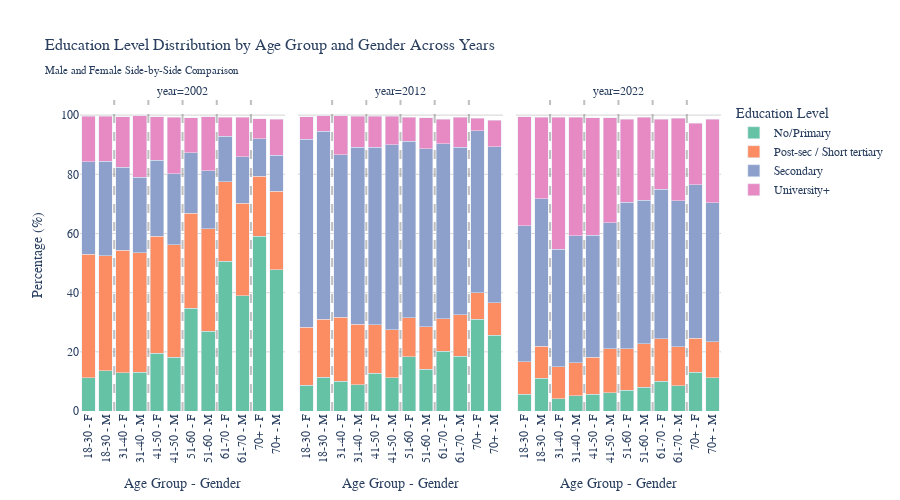

The code cell stored with this chart in its notebook:
### Code cell
df_combined['age_group'] = pd.cut(df_combined['age'], 
                                   bins=[18, 30, 40, 50, 60, 70, 100],
                                   labels=['18-30', '31-40', '41-50', '51-60', '61-70', '70+'])

edu_by_age_gender = df_combined.groupby(['year', 'age_group', 'sex', 'educ_4_label']).size().reset_index(name='count')
edu_by_age_gender_total = df_combined.groupby(['year', 'age_group', 'sex']).size().reset_index(name='total')
edu_by_age_gender = edu_by_age_gender.merge(edu_by_age_gender_total, on=['year', 'age_group', 'sex'])
edu_by_age_gender['percentage'] = edu_by_age_gender['count'] / edu_by_age_gender['total'] * 100

edu_by_age_gender['age_gender'] = edu_by_age_gender['age_group'].astype(str) + ' - ' + edu_by_age_gender['sex'].str[0]

fig_edu_age = px.bar(edu_by_age_gender,
                     x='age_gender',
                     y='percentage',
                     color='educ_4_label',
                     facet_col='year',
                     barmode='stack',
                     title='Education Level Distribution by Age Group and Gender Across Years<br><sub>Male and Female Side-by-Side Comparison</sub>',
                     labels={'percentage': 'Percentage (%)',
                             'age_gender': 'Age Group - Gender',
                             'educ_4_label': 'Education Level'},
                     color_discrete_sequence=px.colors.qualitative.Set2,
                     height=500)

fig_edu_age.update_layout(
    font=dict(size=12, family='Arial'),
    title_font_size=16,
    plot_bgcolor='white',
    paper_bgcolor='white',
    legend_title_text='Education Level'
)

age_groups_list = ['18-30', '31-40', '41-50', '51-60', '61-70', '70+']
for i in range(len(age_groups_list) - 1):
    fig_edu_age.add_vline(x=i * 2 + 1.5, line_width=2, line_dash="dash", line_color="gray", opacity=0.5)

fig_edu_age.update_xaxes(showgrid=False, tickangle=-90)
fig_edu_age.update_yaxes(showgrid=True, gridwidth=1, gridcolor='lightgray')

fig_edu_age.show()

### Figure 1 — Plotly figure (JSON) as saved in the notebook; plotly's stock layout.template omitted (floating-point values rounded to 4 significant figures)
{"data": [{"hovertemplate": "Education Level=No/Primary<br>year=2002<br>Age Group - Gender=%{x}<br>Percentage (%)=%{y}<extra></extra>", "legendgroup": "No/Primary", "marker": {"color": "rgb(102,194,165)", "pattern": {"shape": ""}}, "name": "No/Primary", "orientation": "v", "showlegend": true, "textposition": "auto", "type": "bar", "x": ["18-30 - F", "18-30 - M", "31-40 - F", "31-40 - M", "41-50 - F", "41-50 - M", "51-60 - F", "51-60 - M", "61-70 - F", "61-70 - M", "70+ - F", "70+ - M"], "xaxis": "x", "y": [11.27, 13.53, 12.96, 13.03, 19.6, 18.15, 34.75, 26.94, 50.54, 38.99, 59.08, 47.66], "yaxis": "y"}, {"hovertemplate": "Education Level=No/Primary<br>year=2012<br>Age Group - Gender=%{x}<br>Percentage (%)=%{y}<extra></extra>", "legendgroup": "No/Primary", "marker": {"color": "rgb(102,194,165)", "pattern": {"shape": ""}}, "name": "No/Primary", "orientation": "v", "showlegend": false, "textposition": "auto", "type": "bar", "x": ["18-30 - F", "18-30 - M", "31-40 - F", "31-40 - M", "41-50 - F", "41-50 - M", "51-60 - F", "51-60 - M", "61-70 - F", "61-70 - M", "70+ - F", "70+ - M"], "xaxis": "x2", "y": [8.65, 11.41, 10.03, 8.887, 12.78, 11.32, 18.37, 14.09, 20.2, 18.44, 30.95, 25.57], "yaxis": "y2"}, {"hovertemplate": "Education Level=No/Primary<br>year=2022<br>Age Group - Gender=%{x}<br>Percentage (%)=%{y}<extra></extra>", "legendgroup": "No/Primary", "marker": {"color": "rgb(102,194,165)", "pattern": {"shape": ""}}, "name": "No/Primary", "orientation": "v", "showlegend": false, "textposition": "auto", "type": "bar", "x": ["18-30 - F", "18-30 - M", "31-40 - F", "31-40 - M", "41-50 - F", "41-50 - M", "51-60 - F", "51-60 - M", "61-70 - F", "61-70 - M", "70+ - F", "70+ - M"], "xaxis": "x3", "y": [5.689, 11.03, 4.162, 5.09, 5.693, 6.193, 6.992, 8.076, 10.0, 8.558, 13.1, 11.16], "yaxis": "y3"}, {"hovertemplate": "Education Level=Post-sec / Short tertiary<br>year=2002<br>Age Group - Gender=%{x}<br>Percentage (%)=%{y}<extra></extra>", "legendgroup": "Post-sec / Short tertiary", "marker": {"color": "rgb(252,141,98)", "pattern": {"shape": ""}}, "name": "Post-sec / Short tertiary", "orientation": "v", "showlegend": true, "textposition": "auto", "type": "bar", "x": ["18-30 - F", "18-30 - M", "31-40 - F", "31-40 - M", "41-50 - F", "41-50 - M", "51-60 - F", "51-60 - M", "61-70 - F", "61-70 - M", "70+ - F", "70+ - M"], "xaxis": "x", "y": [41.69, 38.97, 41.4, 40.49, 39.44, 37.99, 32.16, 34.61, 26.93, 31.3, 20.2, 26.58], "yaxis": "y"}, {"hovertemplate": "Education Level=Post-sec / Short tertiary<br>year=2012<br>Age Group - Gender=%{x}<br>Percentage (%)=%{y}<extra></extra>", "legendgroup": "Post-sec / Short tertiary", "marker": {"color": "rgb(252,141,98)", "pattern": {"shape": ""}}, "name": "Post-sec / Short tertiary", "orientation": "v", "showlegend": false, "textposition": "auto", "type": "bar", "x": ["18-30 - F", "18-30 - M", "31-40 - F", "31-40 - M", "41-50 - F", "41-50 - M", "51-60 - F", "51-60 - M", "61-70 - F", "61-70 - M", "70+ - F", "70+ - M"], "xaxis": "x2", "y": [19.62, 19.63, 21.6, 20.36, 16.4, 16.16, 13.19, 14.46, 10.98, 14.1, 9.073, 11.08], "yaxis": "y2"}, {"hovertemplate": "Education Level=Post-sec / Short tertiary<br>year=2022<br>Age Group - Gender=%{x}<br>Percentage (%)=%{y}<extra></extra>", "legendgroup": "Post-sec / Short tertiary", "marker": {"color": "rgb(252,141,98)", "pattern": {"shape": ""}}, "name": "Post-sec / Short tertiary", "orientation": "v", "showlegend": false, "textposition": "auto", "type": "bar", "x": ["18-30 - F", "18-30 - M", "31-40 - F", "31-40 - M", "41-50 - F", "41-50 - M", "51-60 - F", "51-60 - M", "61-70 - F", "61-70 - M", "70+ - F", "70+ - M"], "xaxis": "x3", "y": [10.93, 10.78, 10.77, 11.18, 12.56, 14.81, 14.07, 14.59, 14.34, 13.12, 11.56, 12.28], "yaxis": "y3"}, {"hovertemplate": "Education Level=Secondary<br>year=2002<br>Age Group - Gender=%{x}<br>Percentage (%)=%{y}<extra></extra>", "legendgroup": "Secondary", "marker": {"color": "rgb(141,160,203)", "pattern": {"shape": ""}}, "name": "Secondary", "orientation": "v", "showlegend": true, "textposition": "auto", "type": "bar", "x": ["18-30 - F", "18-30 - M", "31-40 - F", "31-40 - M", "41-50 - F", "41-50 - M", "51-60 - F", "51-60 - M", "61-70 - F", "61-70 - M", "70+ - F", "70+ - M"], "xaxis": "x", "y": [31.34, 31.95, 27.98, 25.54, 25.7, 24.07, 20.39, 19.72, 15.41, 15.56, 12.73, 12.25], "yaxis": "y"}, {"hovertemplate": "Education Level=Secondary<br>year=2012<br>Age Group - Gender=%{x}<br>Percentage (%)=%{y}<extra></extra>", "legendgroup": "Secondary", "marker": {"color": "rgb(141,160,203)", "pattern": {"shape": ""}}, "name": "Secondary", "orientation": "v", "showlegend": false, "textposition": "auto", "type": "bar", "x": ["18-30 - F", "18-30 - M", "31-40 - F", "31-40 - M", "41-50 - F", "41-50 - M", "51-60 - F", "51-60 - M", "61-70 - F", "61-70 - M", "70+ - F", "70+ - M"], "xaxis": "x2", "y": [63.5, 63.44, 55.01, 59.88, 59.91, 62.59, 59.63, 60.03, 59.22, 56.58, 54.74, 52.68], "yaxis": "y2"}, {"hovertemplate": "Education Level=Secondary<br>year=2022<br>Age Group - Gender=%{x}<br>Percentage (%)=%{y}<extra></extra>", "legendgroup": "Secondary", "marker": {"color": "rgb(141,160,203)", "pattern": {"shape": ""}}, "name": "Secondary", "orientation": "v", "showlegend": false, "textposition": "auto", "type": "bar", "x": ["18-30 - F", "18-30 - M", "31-40 - F", "31-40 - M", "41-50 - F", "41-50 - M", "51-60 - F", "51-60 - M", "61-70 - F", "61-70 - M", "70+ - F", "70+ - M"], "xaxis": "x3", "y": [45.96, 50.0, 39.7, 42.94, 41.23, 42.65, 49.49, 48.6, 50.66, 49.33, 51.88, 47.0], "yaxis": "y3"}, {"hovertemplate": "Education Level=University+<br>year=2002<br>Age Group - Gender=%{x}<br>Percentage (%)=%{y}<extra></extra>", "legendgroup": "University+", "marker": {"color": "rgb(231,138,195)", "pattern": {"shape": ""}}, "name": "University+", "orientation": "v", "showlegend": true, "textposition": "auto", "type": "bar", "x": ["18-30 - F", "18-30 - M", "31-40 - F", "31-40 - M", "41-50 - F", "41-50 - M", "51-60 - F", "51-60 - M", "61-70 - F", "61-70 - M", "70+ - F", "70+ - M"], "xaxis": "x", "y": [15.35, 15.16, 17.07, 20.8, 14.65, 19.08, 11.82, 18.13, 6.335, 13.41, 6.791, 12.05], "yaxis": "y"}, {"hovertemplate": "Education Level=University+<br>year=2012<br>Age Group - Gender=%{x}<br>Percentage (%)=%{y}<extra></extra>", "legendgroup": "University+", "marker": {"color": "rgb(231,138,195)", "pattern": {"shape": ""}}, "name": "University+", "orientation": "v", "showlegend": false, "textposition": "auto", "type": "bar", "x": ["18-30 - F", "18-30 - M", "31-40 - F", "31-40 - M", "41-50 - F", "41-50 - M", "51-60 - F", "51-60 - M", "61-70 - F", "61-70 - M", "70+ - F", "70+ - M"], "xaxis": "x2", "y": [7.736, 5.276, 13.1, 10.48, 10.45, 9.51, 8.111, 10.57, 8.248, 10.12, 4.234, 8.88], "yaxis": "y2"}, {"hovertemplate": "Education Level=University+<br>year=2022<br>Age Group - Gender=%{x}<br>Percentage (%)=%{y}<extra></extra>", "legendgroup": "University+", "marker": {"color": "rgb(231,138,195)", "pattern": {"shape": ""}}, "name": "University+", "orientation": "v", "showlegend": false, "textposition": "auto", "type": "bar", "x": ["18-30 - F", "18-30 - M", "31-40 - F", "31-40 - M", "41-50 - F", "41-50 - M", "51-60 - F", "51-60 - M", "61-70 - F", "61-70 - M", "70+ - F", "70+ - M"], "xaxis": "x3", "y": [36.83, 27.45, 44.64, 40.14, 39.56, 35.43, 28.05, 27.95, 23.64, 27.93, 20.72, 28.14], "yaxis": "y3"}], "layout": {"annotations": [{"showarrow": false, "text": "year=2002", "x": 0.16, "xanchor": "center", "xref": "paper", "y": 1, "yanchor": "bottom", "yref": "paper"}, {"showarrow": false, "text": "year=2012", "x": 0.5, "xanchor": "center", "xref": "paper", "y": 1, "yanchor": "bottom", "yref": "paper"}, {"showarrow": false, "text": "year=2022", "x": 0.84, "xanchor": "center", "xref": "paper", "y": 1, "yanchor": "bottom", "yref": "paper"}], "barmode": "stack", "font": {"family": "Arial", "size": 12}, "height": 500, "legend": {"title": {"text": "Education Level"}, "tracegroupgap": 0}, "paper_bgcolor": "white", "plot_bgcolor": "white", "shapes": [{"line": {"color": "gray", "dash": "dash", "width": 2}, "opacity": 0.5, "type": "line", "x0": 1.5, "x1": 1.5, "xref": "x", "y0": 0, "y1": 1, "yref": "y domain"}, {"line": {"color": "gray", "dash": "dash", "width": 2}, "opacity": 0.5, "type": "line", "x0": 1.5, "x1": 1.5, "xref": "x2", "y0": 0, "y1": 1, "yref": "y2 domain"}, {"line": {"color": "gray", "dash": "dash", "width": 2}, "opacity": 0.5, "type": "line", "x0": 1.5, "x1": 1.5, "xref": "x3", "y0": 0, "y1": 1, "yref": "y3 domain"}, {"line": {"color": "gray", "dash": "dash", "width": 2}, "opacity": 0.5, "type": "line", "x0": 3.5, "x1": 3.5, "xref": "x", "y0": 0, "y1": 1, "yref": "y domain"}, {"line": {"color": "gray", "dash": "dash", "width": 2}, "opacity": 0.5, "type": "line", "x0": 3.5, "x1": 3.5, "xref": "x2", "y0": 0, "y1": 1, "yref": "y2 domain"}, {"line": {"color": "gray", "dash": "dash", "width": 2}, "opacity": 0.5, "type": "line", "x0": 3.5, "x1": 3.5, "xref": "x3", "y0": 0, "y1": 1, "yref": "y3 domain"}, {"line": {"color": "gray", "dash": "dash", "width": 2}, "opacity": 0.5, "type": "line", "x0": 5.5, "x1": 5.5, "xref": "x", "y0": 0, "y1": 1, "yref": "y domain"}, {"line": {"color": "gray", "dash": "dash", "width": 2}, "opacity": 0.5, "type": "line", "x0": 5.5, "x1": 5.5, "xref": "x2", "y0": 0, "y1": 1, "yref": "y2 domain"}, {"line": {"color": "gray", "dash": "dash", "width": 2}, "opacity": 0.5, "type": "line", "x0": 5.5, "x1": 5.5, "xref": "x3", "y0": 0, "y1": 1, "yref": "y3 domain"}, {"line": {"color": "gray", "dash": "dash", "width": 2}, "opacity": 0.5, "type": "line", "x0": 7.5, "x1": 7.5, "xref": "x", "y0": 0, "y1": 1, "yref": "y domain"}, {"line": {"color": "gray", "dash": "dash", "width": 2}, "opacity": 0.5, "type": "line", "x0": 7.5, "x1": 7.5, "xref": "x2", "y0": 0, "y1": 1, "yref": "y2 domain"}, {"line": {"color": "gray", "dash": "dash", "width": 2}, "opacity": 0.5, "type": "line", "x0": 7.5, "x1": 7.5, "xref": "x3", "y0": 0, "y1": 1, "yref": "y3 domain"}, {"line": {"color": "gray", "dash": "dash", "width": 2}, "opacity": 0.5, "type": "line", "x0": 9.5, "x1": 9.5, "xref": "x", "y0": 0, "y1": 1, "yref": "y domain"}, {"line": {"color": "gray", "dash": "dash", "width": 2}, "opacity": 0.5, "type": "line", "x0": 9.5, "x1": 9.5, "xref": "x2", "y0": 0, "y1": 1, "yref": "y2 domain"}, {"line": {"color": "gray", "dash": "dash", "width": 2}, "opacity": 0.5, "type": "line", "x0": 9.5, "x1": 9.5, "xref": "x3", "y0": 0, "y1": 1, "yref": "y3 domain"}], "title": {"font": {"size": 16}, "text": "Education Level Distribution by Age Group and Gender Across Years<br><sub>Male and Female Side-by-Side Comparison</sub>"}, "xaxis": {"anchor": "y", "domain": [0, 0.32], "showgrid": false, "tickangle": -90, "title": {"text": "Age Group - Gender"}}, "xaxis2": {"anchor": "y2", "domain": [0.34, 0.66], "matches": "x", "showgrid": false, "tickangle": -90, "title": {"text": "Age Group - Gender"}}, "xaxis3": {"anchor": "y3", "domain": [0.68, 1.0], "matches": "x", "showgrid": false, "tickangle": -90, "title": {"text": "Age Group - Gender"}}, "yaxis": {"anchor": "x", "domain": [0, 1], "gridcolor": "lightgray", "gridwidth": 1, "showgrid": true, "title": {"text": "Percentage (%)"}}, "yaxis2": {"anchor": "x2", "domain": [0, 1], "gridcolor": "lightgray", "gridwidth": 1, "matches": "y", "showgrid": true, "showticklabels": false}, "yaxis3": {"anchor": "x3", "domain": [0, 1], "gridcolor": "lightgray", "gridwidth": 1, "matches": "y", "showgrid": true, "showticklabels": false}}}
